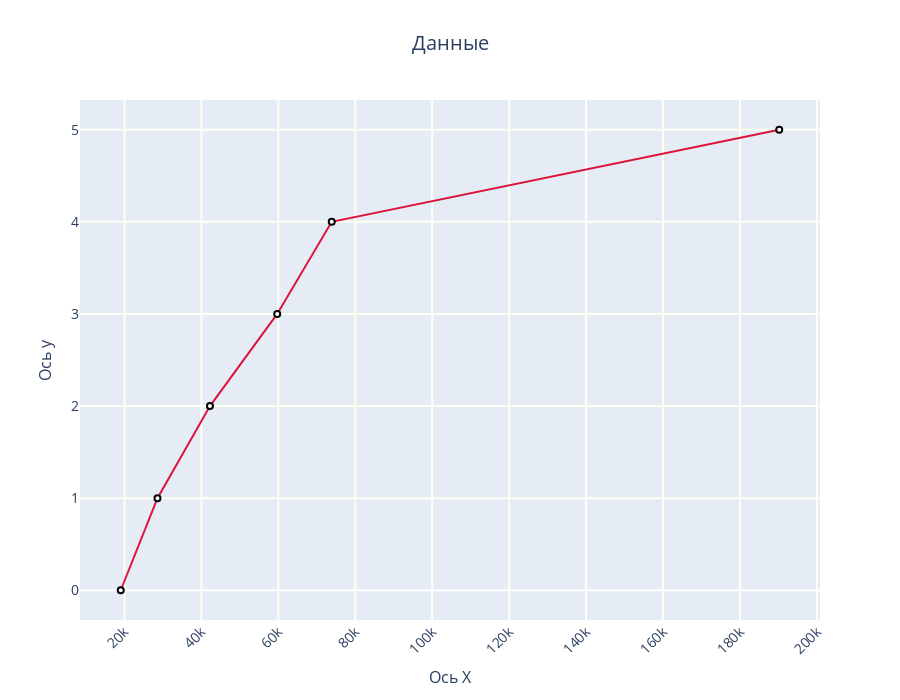

Notebook cell for this chart:
### Markdown cell above
# Пункт 5

### Code cell
import numpy as np

x = np.cumsum(data['empl_total'])
y = list(range(0, len(x)))

fig = go.Figure(data=[go.Scatter(name='Scatter', x=x, y=y)])
fig.update_traces(
    marker=dict(color='white', coloraxis='coloraxis', line_color='black', line_width=2),
    line=dict(color='crimson', width=2),
)
fig.update_layout(width=None, height=700,
                title=dict(
                    text='Данные',
                    font_size=20,
                    x=0.5
                ),
                xaxis=dict(
                    title='Ось X',
                    title_font_size=16,
                    tickangle=315,
                    tickfont_size=14,
                    gridwidth=2,
                    gridcolor='ivory',
                ),
                yaxis=dict(
                    title="Ось y",
                    title_font_size=16,
                    tickfont_size=14,
                    gridwidth=2,
                    gridcolor='ivory',
                ))
fig.show()

### Figure 1 — Plotly figure (JSON) as saved in the notebook; plotly's stock layout.template omitted (floating-point values rounded to 4 significant figures)
{"data": [{"line": {"color": "crimson", "width": 2}, "marker": {"color": "white", "coloraxis": "coloraxis", "line": {"color": "black", "width": 2}}, "name": "Scatter", "type": "scatter", "x": [19027, 28574, 42221, 59703, 73878, 190223], "y": [0, 1, 2, 3, 4, 5]}], "layout": {"height": 700, "title": {"font": {"size": 20}, "text": "Данные", "x": 0.5}, "xaxis": {"gridcolor": "ivory", "gridwidth": 2, "tickangle": -45, "tickfont": {"size": 14}, "title": {"font": {"size": 16}, "text": "Ось X"}}, "yaxis": {"gridcolor": "ivory", "gridwidth": 2, "tickfont": {"size": 14}, "title": {"font": {"size": 16}, "text": "Ось y"}}}}
